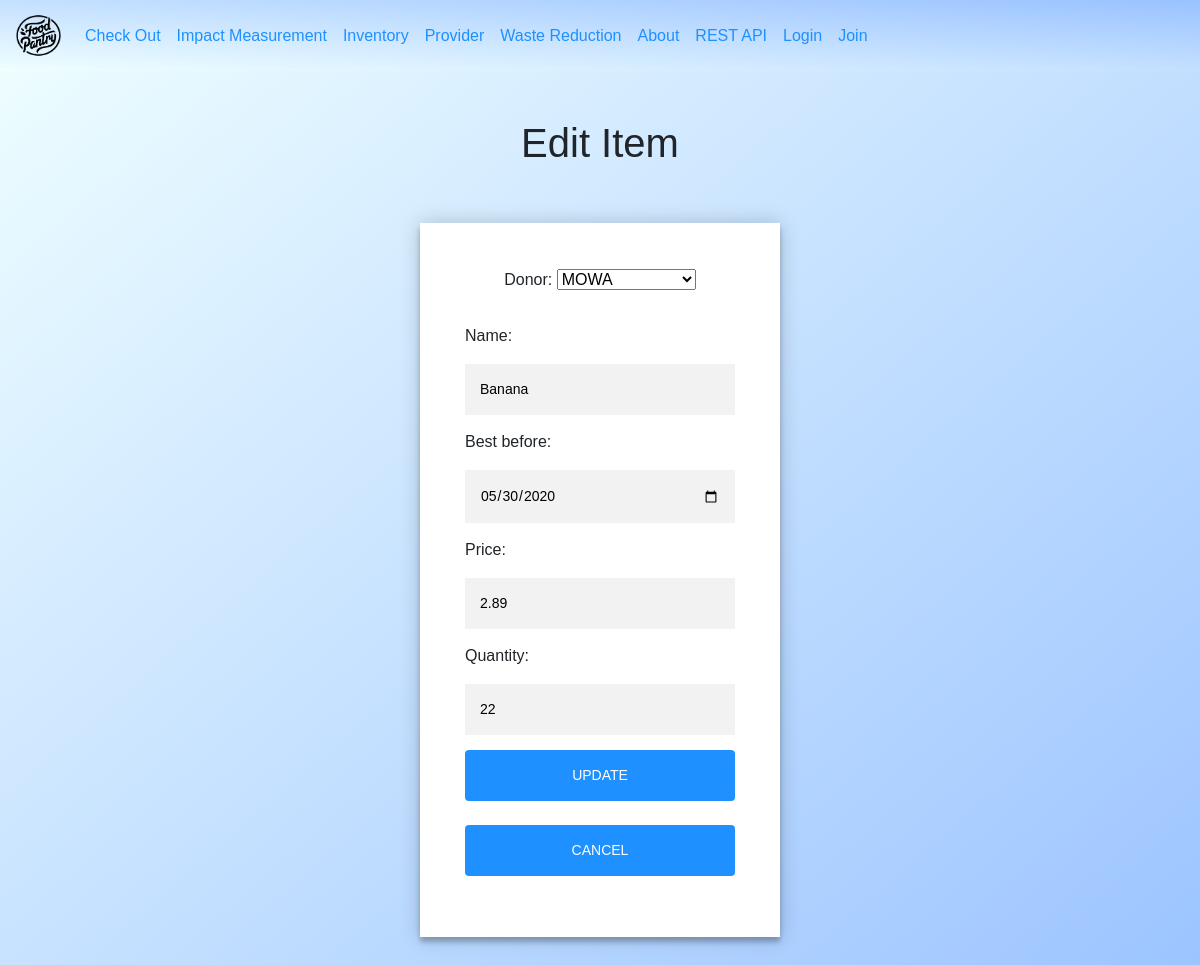
Page /update/20/ on the earlier database version.
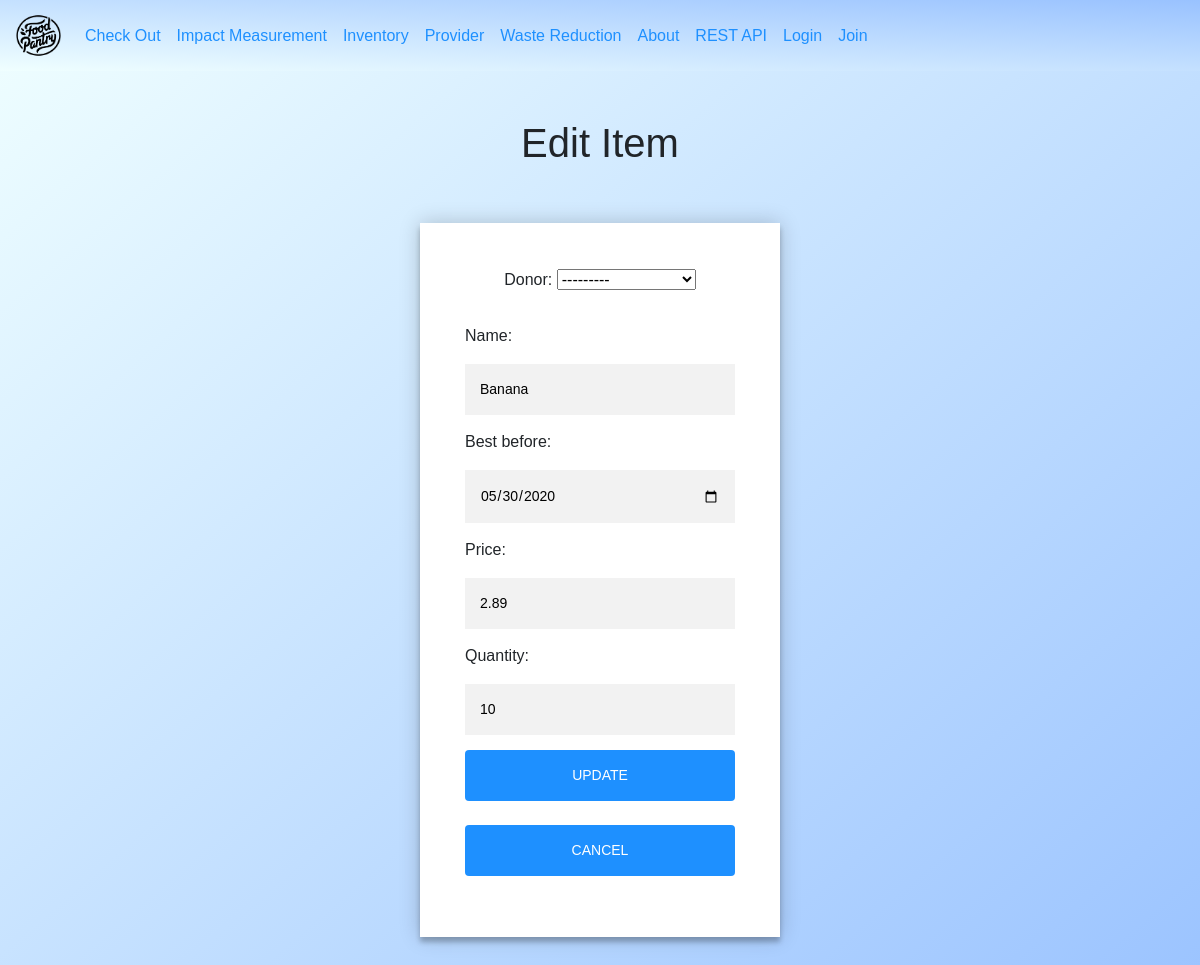
Same page on the later database version.
### inventory/models.py (models this page shows, shortened)
class inventory(models.Model):
     donor = models.ForeignKey(provider,on_delete=models.SET_NULL,null=True,related_name='donor')
     name = models.CharField(max_length=100)
     registration_D = models.DateField(auto_now=True)
     expiry_D = models.DateField()
     price = models.FloatField()
     quantity =  models.PositiveIntegerField()

### inventory/views.py (the view)
# urls.py: path('update/<str:pk>/', inventory_views.update, name='update'),
def update(request, pk):
	print("pk: ", pk)
	item = inventory.objects.get(id=pk)
	form = inventory_form(instance=item)
	if request.method == 'POST':
		form = inventory_form(request.POST, instance=item)
		if form.is_valid():
			form.save()
			return redirect('inventory_view')
	context = {'form':form}
	return render(request, 'inventory/update.html', context)

### inventory/forms.py
class inventory_form(forms.ModelForm):
    name = forms.CharField(widget=forms.TextInput(attrs={'placeholder': 'Item Name '}))
    expiry_D = forms.DateField(widget=DateInput)
    price = forms.CharField(widget=forms.TextInput(attrs={'placeholder': 'Price'}))
    quantity  = forms.CharField(widget=forms.TextInput(attrs={'placeholder': 'Quantity '}))
    class Meta():
       model = inventory
       fields = '__all__'

### provider/models.py (called while the page is built)
    def __str__(self):
          return self.donor_name

### templates/inventory/update.html (shortened to what this page needs)
<html>
<head>
	{% include "dashboard/shared_links.html" %}
</head>
<body>
  {% include "dashboard/navigation_bar.html" %}
  <br>
  <br>
<h1>Edit Item</h1><br><br>
<div class="form">
    <div class = "login-form">
      <form method="POST" action="">
        <label>Donor:</label>
    {{form.donor}}    <br><br>
    <p style="text-align: left;">Name:</p>
   {{form.name}}
   <p style="text-align: left;">Best before:</p>
   {{form.expiry_D}}
   <p style="text-align: left;">Price:</p>
   {{form.price}}
   <p style="text-align: left;">Quantity:</p>
   {{form.quantity}}
        <br>
        <button type="submit" class="btn btn-primary" name = "Edit_Task">Update</button>
                <a href="/inventory/">
                  <br>
                  <br>
        	<button type="submit" class="btn btn-primary" value="Cancel" name = "Cancel">Cancel</button>
      </form>
    </div>
  </div>
</body>
</html>

Differences in the rows shown:
changed inventory "Banana": donor "MOWA" → "---------"; quantity "22" → "10"
